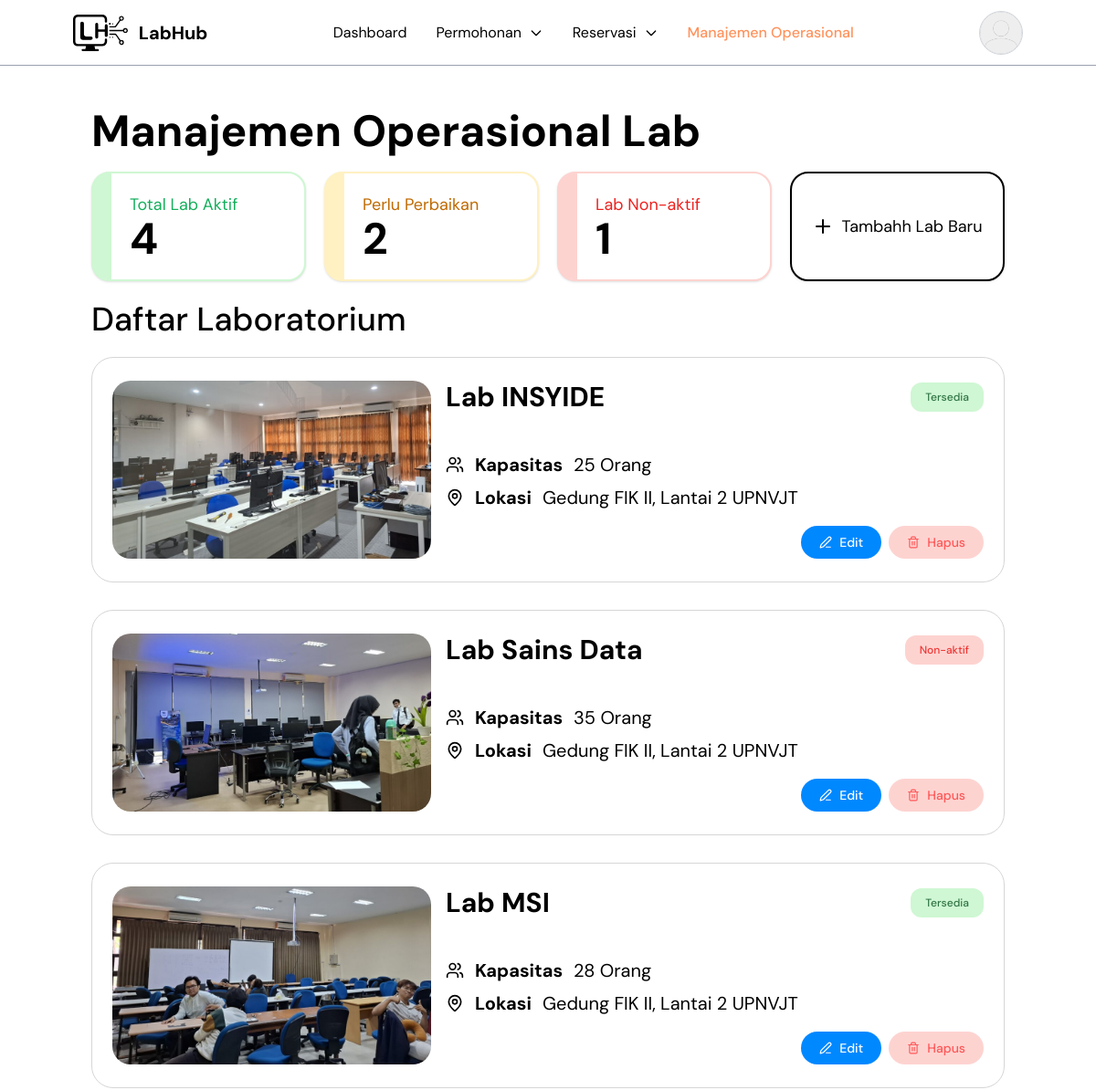
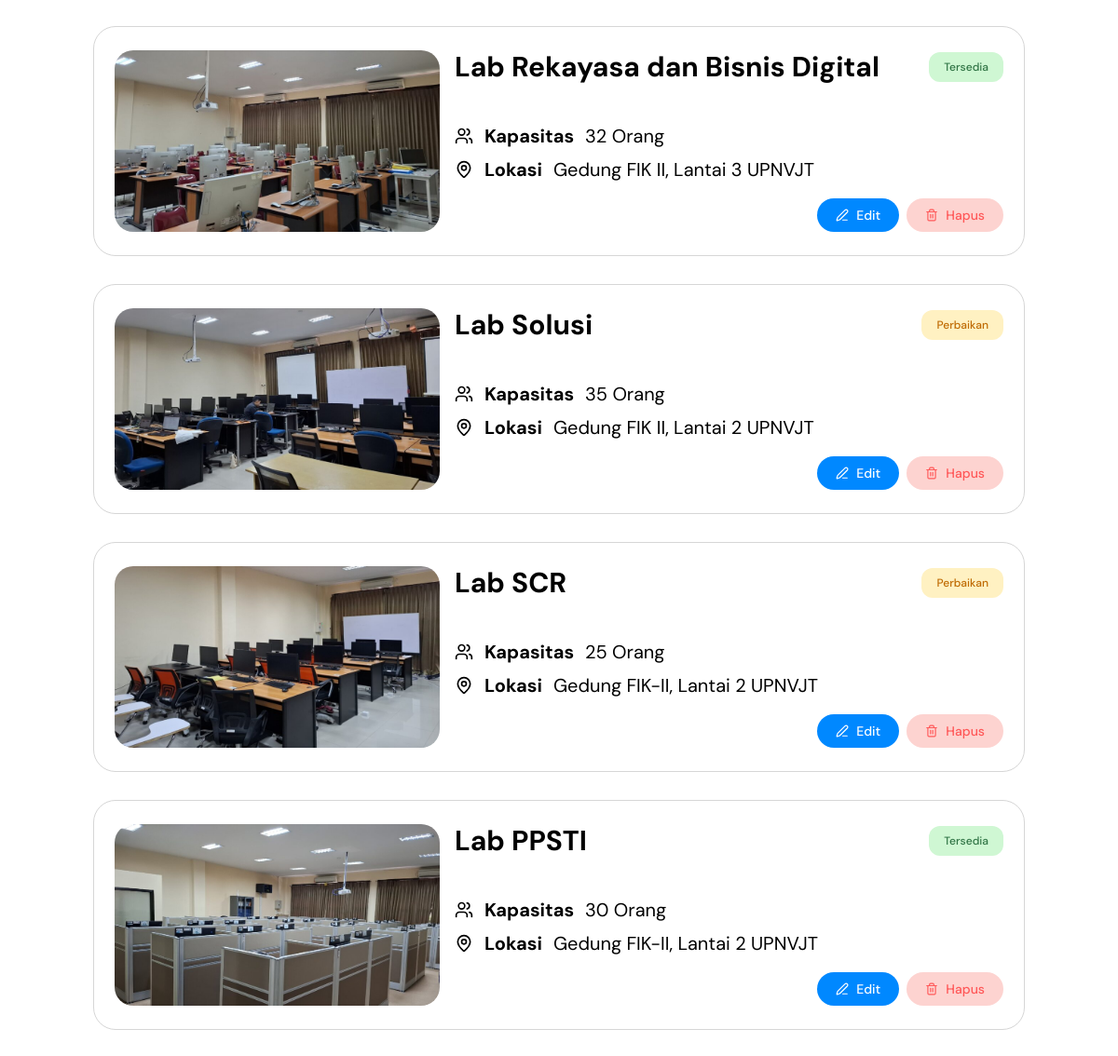
/admin/index.php?page=manajemen_operasional (signed in), run on the app's committed database (2 pictures, top to bottom).
### tables this page shows
CREATE TABLE `labs` (
  `id` int NOT NULL,
  `nama_lab` varchar(100) NOT NULL,
  `kode_lab` varchar(10) NOT NULL,
  `kategori` varchar(100) DEFAULT NULL,
  `lokasi` varchar(100) DEFAULT NULL,
  `luas` int DEFAULT NULL,
  `kapasitas` int DEFAULT '0',
  `fasilitas` text,
  `deskripsi` text,
  `gambar` varchar(255) DEFAULT NULL,
  `jam_buka` time NOT NULL,
  `jam_tutup` time NOT NULL,
  `status` enum('Tersedia','Perbaikan','Non-aktif') DEFAULT 'Tersedia',
  `created_at` timestamp NULL DEFAULT CURRENT_TIMESTAMP,
  `slug` varchar(255) DEFAULT NULL
);

### components/card_manajemen.php (the view)
<div class="
    border
    border-[#D6D6D6]
    rounded-3xl
    py-6.25
    px-5.5
    flex
    flex-col
    md:flex-row
    gap-4
">
    <img src="../<?= htmlspecialchars($lab['gambar']) ?>" alt="<?= htmlspecialchars($lab['nama_lab']) ?>" class="
            w-full
            md:w-60
            lg:w-87.25
            h-30
            md:h-48.75
            object-cover
            rounded-[20px]
            shrink-0
        ">
    <div class="
        flex-1
        flex
        flex-col
        gap-3
    ">
        <div class="
            flex
            flex-col
            sm:flex-row
            justify-between
            items-center
            gap-2
        ">
            <h2 class="
                text-xl
                md:text-2xl
                lg:text-3xl
                font-bold
                wrap-break-word
            ">
                <?= htmlspecialchars($lab['nama_lab']) ?>
            </h2>
            <?php
            $statusClass = [
                'Tersedia' =>
                    'bg-[#CFF7D3] text-[#307445]',
                'Perbaikan' =>
                    'bg-[#FFF1C2] text-[#BF6A02]',
                'Non-aktif' =>
                    'bg-[#FDD3D0] text-[#EE3835]'
            ];
            ?>
            <span class="
                px-4
                py-2
                rounded-xl
                text-xs
                font-medium
                w-fit
                text-center
                <?= $statusClass[$lab['status']] ?>
            ">
                <?= htmlspecialchars($lab['status']) ?>
            </span>
        </div>
        <div class="
            flex
            flex-col
            gap-2
            text-sm
            mt-5
            lg:mt-7.5
        ">
            <div class="
                flex
                items-center
                gap-3
            ">
                <i data-lucide="users" class="lg:w-5 lg:h-5 w-4 h-4"></i>
                <span class="font-bold text-base lg:text-xl ">
                    Kapasitas
                </span>
                <span class="text-xs md:text-base lg:text-xl">
                    <?= $lab['kapasitas'] ?>
                    Orang
                </span>
            </div>
            <div class="
                flex
                items-center
                gap-3
            ">
                <i data-lucide="map-pin" class="lg:w-5 lg:h-5 w-4 h-4"></i>
                <span class="font-bold text-base lg:text-xl">
                    Lokasi
                </span>
                <span class="text-xs md:text-base lg:text-xl">
                    <?= htmlspecialchars($lab['lokasi']) ?>
                </span>
            </div>
        </div>
        <div class="
            flex
            flex-col
            sm:flex-row
            justify-end
            gap-2
            mt-auto
        ">
            <button type="button" data-modal-edit data-id="<?= $lab['id'] ?>"
                data-nama="<?= htmlspecialchars($lab['nama_lab']) ?>" data-kapasitas="<?= $lab['kapasitas'] ?>"
                data-kategori="<?= $lab['kategori'] ?>" data-luas="<?= $lab['luas'] ?>"
                data-lokasi="<?= htmlspecialchars($lab['lokasi']) ?>" data-status="<?= $lab['status'] ?>"
                data-fasilitas="<?= htmlspecialchars($lab['fasilitas']) ?>"
                data-deskripsi="<?= htmlspecialchars($lab['deskripsi']) ?>" data-jam-buka="<?= $lab['jam_buka'] ?>"
                data-jam-tutup="<?= $lab['jam_tutup'] ?>" data-gambar="../<?= htmlspecialchars($lab['gambar']) ?>"
                class="
                    bg-[#0088FF]
                    text-white
                    px-5
                    py-2
                    rounded-full
                    text-sm
                    font-medium
                    cursor-pointer
                    flex
                    items-center
                    gap-2
                    hover:opacity-70
                ">
                <i data-lucide="pen-line" class="w-3.5 h-3.5"></i>
                <p>Edit</p>
            </button>
            <button type="button" data-modal-delete data-id="<?= $lab['id'] ?>"
                data-nama="<?= htmlspecialchars($lab['nama_lab']) ?>" class="
                    bg-[#FDD3D0]
                    text-[#FF5858]
                    px-5
                    py-2
                    rounded-full
                    text-sm
                    font-medium
                    cursor-pointer
                    flex
                    items-center
                    gap-2
                    hover:opacity-70
                ">
                <i data-lucide="trash-2" class="w-3.5 h-3.5"></i>
                <p>Hapus</p>
            </button>
        </div>
    </div>
</div>

### admin/pages/manajemen_operasional.php (shortened to what this page needs)
<?php
include __DIR__ . '/../../config/config.php';
$qTersedia =
    mysqli_query(
        $conn,
        "SELECT COUNT(*) total
        FROM labs
        WHERE status = 'Tersedia'"
    );
$tersedia =
    mysqli_fetch_assoc(
        $qTersedia
    )['total'];
$qPerbaikan =
    mysqli_query(
        $conn,
        "SELECT COUNT(*) total
        FROM labs
        WHERE status = 'Perbaikan'"
    );
$perbaikan =
    mysqli_fetch_assoc(
        $qPerbaikan
    )['total'];
$qNonAktif =
    mysqli_query(
        $conn,
        "SELECT COUNT(*) total
        FROM labs
        WHERE status = 'Non-aktif'"
    );
$nonAktif =
    mysqli_fetch_assoc(
        $qNonAktif
    )['total'];
$stats = [
    [
        'title' => 'Total Lab Aktif',
        'value' => $tersedia,
        'text' => 'text-[#14AE5C]',
        'border' => 'border-[#CFF7D3]',
        'background' => 'bg-[#CFF7D3]'
    ],
    [
        'title' => 'Perlu Perbaikan',
        'value' => $perbaikan,
        'text' => 'text-[#BF6A02]',
        'border' => 'border-[#FFF1C2]',
        'background' => 'bg-[#FFF1C2]'
    ],
    [
        'title' => 'Lab Non-aktif',
        'value' => $nonAktif,
        'text' => 'text-[#EC221F]',
        'border' => 'border-[#FDD3D0]',
        'background' => 'bg-[#FDD3D0]'
    ]
];
$stmtLabs =
    mysqli_prepare(
        $conn,
        "SELECT *
        FROM labs
        ORDER BY id DESC"
    );
mysqli_stmt_execute(
    $stmtLabs
);
$resultLabs =
    mysqli_stmt_get_result(
        $stmtLabs
    );
?>
<section class="mt-20 px-5 sm:px-15 lg:px-25 min-h-screen py-10">
    <div class="
        flex
        flex-col
        gap-2
        mb-5
    ">
        <h1 class="text-4xl md:text-5xl xl:text-6xl font-bold">
            Manajemen Operasional Lab
        </h1>
    </div>
    <div class="
    grid
    md:grid-cols-4
    gap-5
    xl:gap-17.5
    mb-5
">
        <?php foreach (
            $stats
            as $stat
        ):
            include __DIR__ .
                '/../../components/card_statistik.php';
        endforeach; ?>
        <button id="btnTambahLab" class="text-center text-sm  bg-white rounded-[20px] border-2 shadow p-5 border-black flex justify-center
        lg:text-lg gap-2 items-center cursor-pointer hover:bg-gray-100">
            <i data-lucide="plus" class=""></i>
            <p>Tambahh Lab Baru</p>
        </button>
    </div>
    <h2 class="font-medium text-2xl sm:text-3xl lg:text-[36px] mb-5">Daftar Laboratorium</h2>
    <div class="
    flex
    flex-col
    gap-5
    md:gap-7.5
">
        <?php if (
            mysqli_num_rows(
                $resultLabs
            ) > 0
        ): ?>
            <?php while (
                $lab =
                mysqli_fetch_assoc(
                    $resultLabs
                )
            ): ?>
                <?php
                include __DIR__ .
                    '/../../components/card_manajemen.php';
                ?>
            <?php endwhile; ?>
        <?php endif; ?>
    </div>
</section>

### data on the page
labs: gambar (picture), nama_lab "Lab INSYIDE", status "Tersedia", kapasitas "25", lokasi "Gedung FIK II, Lantai 2 UPNVJT"
labs: gambar (picture), nama_lab "Lab Sains Data", status "Non-aktif", kapasitas "35", lokasi "Gedung FIK II, Lantai 2 UPNVJT"
labs: gambar (picture), nama_lab "Lab MSI", status "Tersedia", kapasitas "28", lokasi "Gedung FIK II, Lantai 2 UPNVJT"
labs: gambar (picture), nama_lab "Lab Rekayasa dan Bisnis Digital", status "Tersedia", kapasitas "32", lokasi "Gedung FIK II, Lantai 3 UPNVJT"
labs: gambar (picture), nama_lab "Lab Solusi", status "Perbaikan", kapasitas "35", lokasi "Gedung FIK II, Lantai 2 UPNVJT"
labs: gambar (picture), nama_lab "Lab SCR", status "Perbaikan", kapasitas "25", lokasi "Gedung FIK-II, Lantai 2 UPNVJT"
labs: gambar (picture), nama_lab "Lab PPSTI", status "Tersedia", kapasitas "30", lokasi "Gedung FIK-II, Lantai 2 UPNVJT"

### other printed values
$title "Total Lab Aktif"
$value "4"
$title "Perlu Perbaikan"
$value "2"
$title "Lab Non-aktif"
$value "1"
